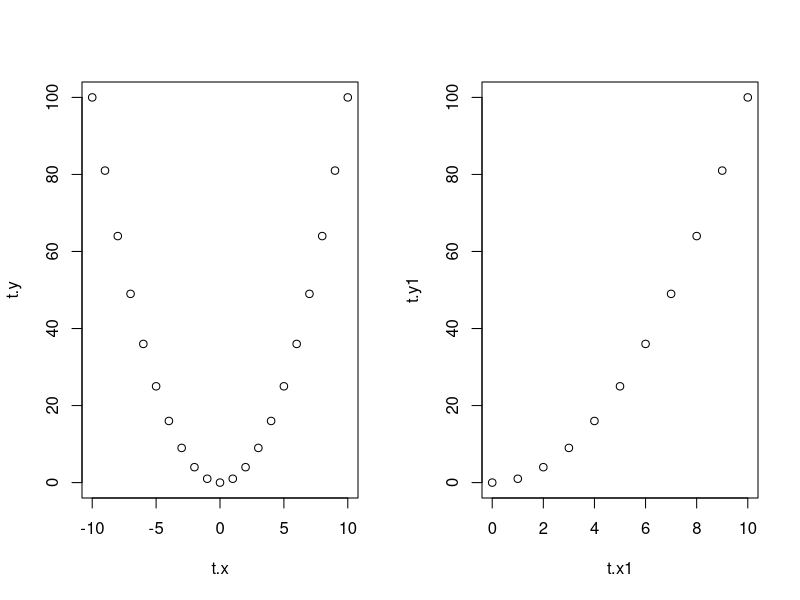

Reproduce this figure in R.
t.x <- -10:10
t.x1 <- 0:10

t.y <- t.x^2
t.y1 <- t.x1^2

par(mfrow = c(1, 2))

plot(t.x, t.y)
plot(t.x1, t.y1)

cor(t.x, t.y) # 0 -> Daten liegen symmetrisch zur y-Achse
cor(t.x1, t.y1) # 0.9631427 -> x und y steigen monoton
